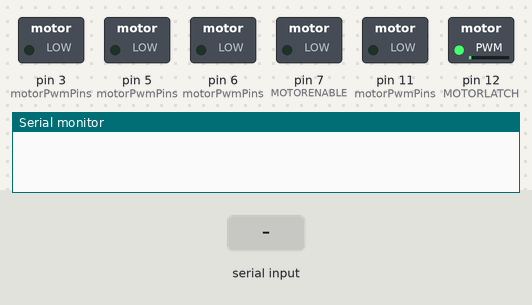
The sketch below on a simulated Arduino Uno, built with avr-gcc and run on an emulated ATmega328P. Shown: switched loads named in the sketch (green lamp = pin HIGH), the last lines printed to the serial monitor. The inputs (shaded band) are chosen by the test bench.

Above: at 1.2 s.
1.3 s: "<90,45>" received over Serial
2.8 s: "<0>" received over Serial
At 2.81 s:
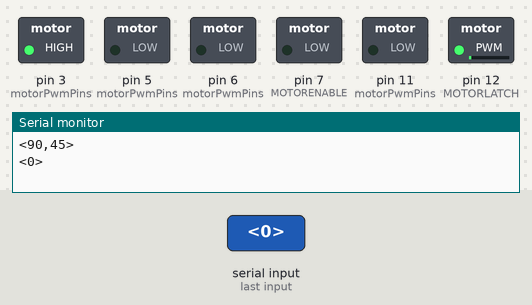
Timing chart, 0 to 5.8 s (numbered marks = the images above; inputs shaded):
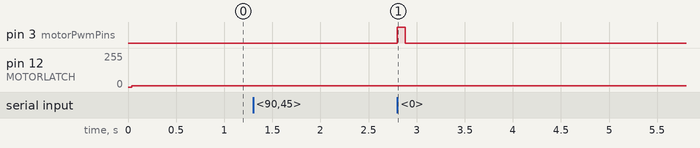

The sketch:

L293DBoardSerial.ino
```cpp
// *************************************************************************************
// L293DBoardSerial.ino - Program for Arduino Slave controlling up to 8 Solenoids
//                        via the L293D Motor Driver Shield
//    Author:         John Miller
//    Revision:       1.1.0
//    Date:           8/4/2018
//    Project Source: https://github.com/jpsrmiller/l293d-master-slave
//
// The program recieves messages from an Arduino Master via serial.
// If the device address in the message matches the address of the slave, then
//    the program energizes solenoids per the message.
// After processing the message, the program transmits the same message via
//    serial, so that the message can be seen by the next Slave in the line
//
// The serial message needs to be in the format:
//               <aabb>
//  where aa and bb are bytes in Hexadecimal format.
//         aa is the device address
//         bb is a bitmask corresponding to the channel(s) to be energized
//
// Each solenoid is wired between GND and one of the Motor Terminals:
//    M1A = Channel 0
//    M1B = Channel 1
//    M2A = Channel 2
//    M2B = Channel 3
//    M3A = Channel 4
//    M3B = Channel 5
//    M4A = Channel 6
//    M4B = Channel 7
//
// For example, to energize channels 2, 4, and 7 on Slave 1, the Master sends
//    the command:     <0194>   (94 in Hex = 10010100 in Binary)
//
// After channel(s) are energized per a serial command, they are automatically
//     de-energized after a pre-configured Channel On Time (default = 80 ms)
// After a channel is de-energized, a Minimum Channel Off Time (default = 40 ms)
//     must elapse before the channel can be energized again.
// Channel On Time and Minimum Channel Off Time can be set via serial messages and
//     stored in EEPROM.
//       <FFbb> --> Set Channel On Time to bb/100 seconds
//       <FEbb> --> Set Minimum Channel Off Time to bb/100 seconds
//
// See the project web-site for pictures and more information:
//            https://buildmusic.net/tutorials/motor-driver/
//
// Code for controlling the Motor Shield is taken from the example on the Arduino website:
//   https://playground.arduino.cc/Main/AdafruitMotorShield
//
// ************************************************************************************


// *********************************************************************************
// The following #define constants may need to be changed per instructions
// *********************************************************************************

// *********************************************************************************
// Set to 1 to test hardware by having the Arduino energize the solenoids in order
// Set to 0 for normal operation (energizing channels in response to Serial commands)
// See:  https://buildmusic.net/tutorials/motor-driver/
#define HARDWARE_TEST	0
// *********************************************************************************

// *********************************************************************************
// The Address of the Slave is defined here.  This is used for the
//    Master to identify the correct Slave to control
// See: https://buildmusic.net/assembly/electronics/
#define DEVICE_ADDRESS	0
// *********************************************************************************


// *********************************************************************************
// The remainder of the code should typically not need to be changed
// *********************************************************************************


#include <EEPROM.h>

// Flag to indicate if value(s) for Channel On Time and Minimum Channel Off Time
// have been previously saved in EEPROM
#define EEPROM_SET_FLAG	100

// Arduino pins for the shift register
#define MOTORLATCH   12
#define MOTORCLK     4
#define MOTORENABLE  7
#define MOTORDATA    8

// 8-bit bus after the 74HC595 shift register
// (not Arduino pins)
// These are used to set the direction of the bridge driver.
#define MOTOR1_A 2
#define MOTOR1_B 3
#define MOTOR2_A 1
#define MOTOR2_B 4
#define MOTOR3_A 5
#define MOTOR3_B 7
#define MOTOR4_A 0
#define MOTOR4_B 6

// Arduino pins for the PWM signals.
#define MOTOR1_PWM 11
#define MOTOR2_PWM 3
#define MOTOR3_PWM 6
#define MOTOR4_PWM 5

// Various defines related to Serial messages
#define SERIAL_MAX_DATA_LENGTH		32
#define SERIAL_MSG_BEGIN_CHAR		'<'
#define SERIAL_MSG_END_CHAR			'>'
#define SERIAL_BAUD_RATE			57600

// Default time in milliseconds that channels should be energized
#define DEFAULT_CHANNEL_ON_TIME			80

// Default value for minimum time that a channels needs to be off
// before it can be energized again.
#define DEFAULT_MIN_CHANNEL_OFF_TIME	40

// Array storing the 8-bit bus after the 74HC595 shift register
uint8_t motorBus[] = { MOTOR1_A , MOTOR1_B, MOTOR2_A , MOTOR2_B,
                       MOTOR3_A , MOTOR3_B, MOTOR4_A , MOTOR4_B };

// Array storing the Arduino pins for the PWM signals
uint8_t motorPwmPins[] = { MOTOR1_PWM, MOTOR2_PWM, MOTOR3_PWM, MOTOR4_PWM };


uint8_t serialData[SERIAL_MAX_DATA_LENGTH]; // Buffer to recieve the Serial Messages
uint8_t deviceAddress; // Address of the Slave

// Used for processing serial messages
uint8_t serialMessageActive;
uint8_t serialMessageLength;
uint8_t serialNextChar;
uint8_t serialMessageAvailable;

// Used for Hardware Test mode (when HARDWARE_TEST = 1)
uint8_t testHardwareSolenoidCount;
uint8_t testHardwarePauseCount;

// Stores last serial communication time
// After a time-out period any serial messages in progress are discarded
unsigned long serialLastTime;

// Stores last time each of the individual channels was set
unsigned long setChannelLastTime[8];

int channelOnTime;      // Time that solenoid is energized (in milliseconds)
int minChannelOffTime;  // Minimum time (ms) that solenoid must be de-energized before next energizing

uint8_t channelOnBitmask; // Bitmask of channels currently on


// ****************************************************************************
// setup() - Initialization Function
// ****************************************************************************
void setup()
{
	// Initialize Serial communication and Slave Address
	Serial.begin(SERIAL_BAUD_RATE);
	deviceAddress = DEVICE_ADDRESS;
	serialMessageActive = 0;
	serialMessageLength = 0;
	serialMessageAvailable = 0;

	// Load the Channel On Time and Minimum Channel Off Time from EEPROM
	loadChannelOnTime();
	loadMinChannelOffTime();

	// Initialize Test Mode - Only Used if HARDWARE_TEST=1
	testHardwareSolenoidCount = 0;
	testHardwarePauseCount = 0;
}

// ****************************************************************************
// loop() - Main Program Loop Function
// ****************************************************************************
void loop()
{
	if (HARDWARE_TEST) {
		hardwareTestLoop();
		return;
	}

	listenSerial();         // Listen for Serial Message
	processSerial();        // Process Serial Message and send to next Slave
	checkResetChannels();   // Mark channels for De-energize after time-out
	updateActiveChannels(); // Engergize/De-energize Channel(s)
}

// ****************************************************************************
// hardwareTestLoop() - In Hardware Test Mode, energize the solenoids in order
// ****************************************************************************
void hardwareTestLoop()
{
	if (testHardwarePauseCount == 0) {
		// Energize the next solenoid
		allChannelOutput(1 << testHardwareSolenoidCount);
	}
	else{
		// De-energize all channels
		allChannelOutput(0);
	}

	// After the appropriate pause, move to the next solenoid
	testHardwarePauseCount++;
	if (testHardwarePauseCount == 10)
	{
		testHardwarePauseCount = 0;
		testHardwareSolenoidCount++;
		if (testHardwareSolenoidCount == 8)
		{
			testHardwareSolenoidCount = 0;
			delay(3000);
		}
	}
	delay(100);
}

// ****************************************************************************
// listenSerial() - Listen for the next Serial Message from the Master
// ****************************************************************************
void listenSerial()
{
	while (Serial.available())
	{
		serialLastTime = millis();
		serialNextChar = Serial.read();
		if (serialMessageActive)
		{
			if (serialNextChar == SERIAL_MSG_END_CHAR)
			{
				// A complete serial message was detected
				listenSerialNewChar(0);
				serialMessageActive = 0;
				serialMessageAvailable = 1;
				return;
			}
			else
			{
				listenSerialNewChar(1);
			}
		}
		else
		{
			if (serialNextChar == SERIAL_MSG_BEGIN_CHAR)
			{
				// The start of a new serial message was detected
				listenSerialNewChar(1);
				serialMessageActive = 1;
			}
			// Ignore any character that is not the Message Begin Character
		}
	}

	// If more than 1 second elapsed since the last serial data, then discard the
	// current buffer and start listening for new message
	if (millis() - serialLastTime > 1000)
	{
		serialMessageActive = 0;
		serialMessageLength = 0;
	}
}

// ****************************************************************************
// listenSerialNewChar() - A new character was detected while listening for
//   a serial message.  Store the new character in an array.
// leaveCharsAtEnd is used to require that the buffer leave 1 or more
//     characters at the end.
// ****************************************************************************
void listenSerialNewChar(uint8_t leaveCharsAtEnd)
{
	if (serialMessageLength >= SERIAL_MAX_DATA_LENGTH-leaveCharsAtEnd) return;
	serialMessageLength++;
	serialData[serialMessageLength-1] = serialNextChar;
}

// ****************************************************************************
// processSerial() - Used to process a Serial Message from the Master
// ****************************************************************************
void processSerial()
{
	uint8_t i;
	uint8_t addr;
	uint8_t cmd;
	if (!serialMessageAvailable) return;

	addr = readSerialByte(1);  // Slave Address in the Serial Message
	cmd = readSerialByte(3);   // Channel bitmask in the Serial Message

	// Hex Code 0xFF in Address means to set the Channel On Time in 1/100 sec
	if (addr == 0xFF) setChannelOnTime(cmd);

	// Hex Code 0xFE in Address means to set the Min Channel Off Time in 1/100 sec
	if (addr == 0xFE) setMinChannelOffTime(cmd);

	// Energize/de-energize channels only if the address in the message
	// matches the current slave address
	if (addr == deviceAddress)
	{
		for (i = 0; i < 8; i++)
		{
			if (bitRead(cmd, i) && !bitRead(channelOnBitmask, i))
			{
				if (millis() - setChannelLastTime[i] >= minChannelOffTime)
				{
					bitWrite(channelOnBitmask, i, 1);
					setChannelLastTime[i] = millis();
				}
			}
		}
	}

	// Transmit the same serial message so that the next Slave can see it
	Serial.write(serialData, serialMessageLength);
	Serial.println(F(""));

	// Begin listening for a new serial message
	serialMessageAvailable = 0;
	serialMessageLength = 0;
}

// ****************************************************************************
// setChannelOnTime() - Sets the Channel On Time in 1/100 sec and saves to
//     EEPROM
// ****************************************************************************
void setChannelOnTime(uint8_t onTimeCs)
{
	EEPROM.write(0, EEPROM_SET_FLAG);
	EEPROM.write(1, onTimeCs);
	channelOnTime = onTimeCs * 10; // Stores Channel On Time in milliseconds
}

// ****************************************************************************
// setMinChannelOffTime() - Sets the Minimum Channel Off Time in 1/100 sec
//     and saves to EEPROM
// ****************************************************************************
void setMinChannelOffTime(uint8_t minOffTimeCs)
{
	EEPROM.write(2, EEPROM_SET_FLAG);
	EEPROM.write(3, minOffTimeCs);
	minChannelOffTime = minOffTimeCs * 10; //Store Min Channel Off Time in ms
}

// ****************************************************************************
// loadChannelOnTime() - Loads the Channel On Time from EEPROM or sets to
//    Default value if EEPROM flag is not set
// ****************************************************************************
void loadChannelOnTime()
{
	if (EEPROM.read(0) == EEPROM_SET_FLAG)
		channelOnTime = EEPROM.read(1) * 10;
	else
		channelOnTime = DEFAULT_CHANNEL_ON_TIME;
}

// ****************************************************************************
// loadMinChannelOfftime() - Loads the Minimum Channel Off Time from EEPROM
//    or sets to Default value if EEPROM flag is not set
// ****************************************************************************
void loadMinChannelOffTime()
{
	if (EEPROM.read(2) == EEPROM_SET_FLAG)
		minChannelOffTime = EEPROM.read(3) * 10;
	else
		minChannelOffTime = DEFAULT_MIN_CHANNEL_OFF_TIME;
}

// ****************************************************************************
// readSerialByte() - Reads a byte from Hexadecimal text in the Serial Message
//                    starting at the position 'index'
// ****************************************************************************
uint8_t readSerialByte(uint8_t index)
{
	uint8_t n1, n2, b;

	n1 = charToNib(serialData[index]);
	n2 = charToNib(serialData[index+1]);
	b = n1 * 16 + n2;
	return b;
}

// ****************************************************************************
// charToNib() - Converts a single character from Hexidicimal text into
//               a Nibble (0 to 15)
// ****************************************************************************
uint8_t charToNib(uint8_t ch)
{
	if (ch >= '0' && ch <= '9') return (ch - '0');
	if (ch >= 'A' && ch <= 'F') return (ch - 'A' + 10);
	if (ch >= 'a' && ch <= 'f') return (ch - 'a' + 10);
	return 0;
}

// ****************************************************************************
// checkResetChannels() - Check each channel to see if it has been energized
//     longer than 'channelOnTime'.  If so, then de-energize that channel.
// ****************************************************************************
uint8_t checkResetChannels()
{
	uint8_t i;
	for (i = 0; i < 8; i++)
	{
		if (bitRead(channelOnBitmask, i))
		{
			if (millis() - setChannelLastTime[i] > channelOnTime)
			{
				bitWrite(channelOnBitmask, i, 0);
				setChannelLastTime[i] = millis();
			}
		}
	}
}

// ****************************************************************************
// updateActiveChannels() - Energize or De-energize channels per bitmask
// ****************************************************************************
void updateActiveChannels()
{
	allChannelOutput(channelOnBitmask);
}

// ****************************************************************************
// allChannelOutput() - Sets the state of all channels per 'outputChannels'
//     which is an 8-bit bitmask of the channels to be energized.
// ****************************************************************************
void allChannelOutput(uint8_t outputChannels)
{
	uint8_t i;
	uint8_t motorChannels;

	// Convert the bitmask of 'outputChannels', which corresponds to the
	// shield terminal channels 0 through 7, to the bitmask of the
	// 8-bit bus after the 74HC595 shift register
	for (i = 0; i < 8; i++)
		bitWrite(motorChannels, motorBus[i], bitRead(outputChannels, i));

	// Send the 8-bit bitmask to the Shift register
	shiftWriteAll(motorChannels);

	// Set the PWM Pins.  Each PWM pin is set to 255 (fully-on) if either
	// the corresponding A or B is on, and set to 0 (fully off) otherwise
	for (i = 0; i < 4; i++)
	{
		if(bitRead(outputChannels,2*i) || bitRead(outputChannels, 2*i+1))
			analogWrite(motorPwmPins[i], 255);
		else
			analogWrite(motorPwmPins[i], 0);
	}
}

// ---------------------------------
// shiftWriteAll
//
// A variant of the shiftWrite function
// Pass it the bitMask of all channels to be written.
// There is no initialization function.
// Initialization is automatically done at the first
// time it is used.
//
void shiftWriteAll(int outputBitmask)
{
	static int latch_copy;
	static int shift_register_initialized = false;

	// Do the initialization on the fly,
	// at the first time it is used.
	if (!shift_register_initialized)
	{
		// Set pins for shift register to output
		pinMode(MOTORLATCH, OUTPUT);
		pinMode(MOTORENABLE, OUTPUT);
		pinMode(MOTORDATA, OUTPUT);
		pinMode(MOTORCLK, OUTPUT);

		// Set pins for shift register to default value (low);
		digitalWrite(MOTORDATA, LOW);
		digitalWrite(MOTORLATCH, LOW);
		digitalWrite(MOTORCLK, LOW);
		// Enable the shift register, set Enable pin Low.
		digitalWrite(MOTORENABLE, LOW);

		// start with all outputs (of the shift register) low
		latch_copy = 0;

		shift_register_initialized = true;
	}

	// The defines HIGH and LOW are 1 and 0.
	// So this is valid.
	//bitWrite(latch_copy, output, high_low);
	latch_copy = outputBitmask;

	// Use the default Arduino 'shiftOut()' function to
	// shift the bits with the MOTORCLK as clock pulse.
	// The 74HC595 shiftregister wants the MSB first.
	// After that, generate a latch pulse with MOTORLATCH.
	shiftOut(MOTORDATA, MOTORCLK, MSBFIRST, latch_copy);
	delayMicroseconds(5);    // For safety, not really needed.
	digitalWrite(MOTORLATCH, HIGH);
	delayMicroseconds(5);    // For safety, not really needed.
	digitalWrite(MOTORLATCH, LOW);
}
```

Measured:
- after the input at 2.8 s, pin 3 (motorPwmPins): LOW → HIGH at once, → LOW 0.08 s later
